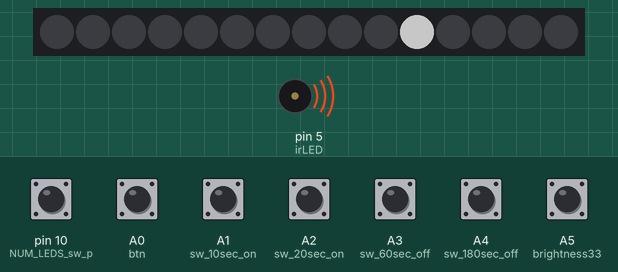
This sketch was run on a simulated Arduino Uno, built with avr-gcc and run on an emulated ATmega328P. On the bench: 15 RGB LEDs in strip order, left to right, buzzer (waves = sounding). Inputs (shaded band) come from the test bench; at power-on: A0 (btn), A1 (sw_10sec_on), A2 (sw_20sec_on), A3 (sw_60sec_off), A4 (sw_180sec_off), A5 (brightness33), pin 10 (NUM_LEDS_sw_p) HIGH. Dim RGB values are drawn brighter than linear.

Above: at 0.4 s.
At 1.6 s:
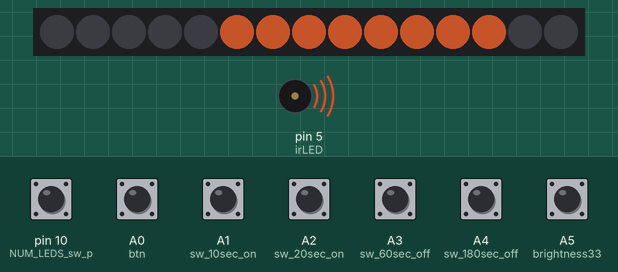
1.7 s: A0 (btn) pulled LOW for 3.2 s
At 2.7 s:
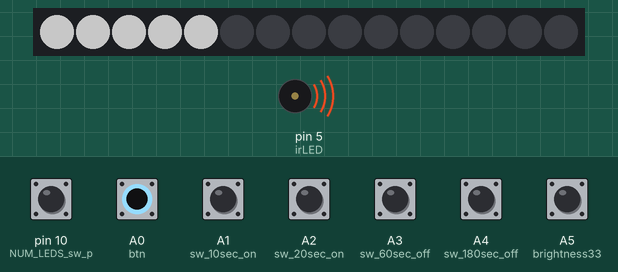

Measured:
- after the input at 1.7 s, the LEDs: change at once (image 2)

The sketch:

timer_LED_on_off_btn_ir.ino
```cpp
//C:\_wr\_Arduino\_3\Nixie\NixieTubeClock_DS3231_Arduino\NixieTubeClock_DS3231_Arduino git\NixieTubeClockArduino_Bro_M2\NixieTubeClockArduino_Bro_M2.ino

//TODO use multiple led arrays

//#define debug

uint16_t on_d=15000;
uint16_t off_d=120000;

//uint16_t on_d=15000;
//uint16_t off_d=60000;

#define btn				A0
#define  irLED			5 //optional if use IR Infrared Receiver (TL1838, TSOP...) instead of button
//optional switches (jumpers)
#define sw_10sec_on		A1
#define sw_20sec_on		A2
#define sw_60sec_off	A3
#define sw_180sec_off	A4
#define brightness33	A5

#include <FastLED.h>
#define DATA_PIN	4
#define NUM_LEDS	15
byte NUM_LEDS_now=15;
#define NUM_LEDS_sw_p	10  //default -- 15 LEDs (5 BG+10 signal), when sw -- 10 LEDs (5+5)

#define LEDs_BG_E 5 //{BG leds (5), signal LEDS - all last (10)}
CRGB leds[NUM_LEDS];

#define ttab	Serial.print("\t");

void setup() {
	#ifdef debug
	Serial.begin(115200);
	#endif

	pinMode (btn, INPUT_PULLUP);
	pinMode (sw_10sec_on, INPUT_PULLUP);
	pinMode (sw_20sec_on, INPUT_PULLUP);
	pinMode (sw_60sec_off, INPUT_PULLUP);
	pinMode (sw_180sec_off, INPUT_PULLUP);
	pinMode (brightness33, INPUT_PULLUP);
	pinMode (NUM_LEDS_sw_p, INPUT_PULLUP);

	delay(100);
	if(!digitalRead(sw_10sec_on))
		on_d=10000;
	if(!digitalRead(sw_20sec_on))
		on_d=20000;
	if(!digitalRead(sw_60sec_off))
		off_d=60000;
	if(!digitalRead(sw_180sec_off))
		off_d=180000;

	if(!digitalRead(NUM_LEDS_sw_p))
		NUM_LEDS_now=10;


	if(!digitalRead(brightness33))
		FastLED.setBrightness(33);
	else FastLED.setBrightness(99);

		#ifdef irLED
		pinMode (irLED, OUTPUT);
		tone(irLED,38000); //!! test freq
		#endif

		FastLED.addLeds<WS2812B,DATA_PIN,GRB>(leds, NUM_LEDS_now)
        .setCorrection( TypicalLEDStrip );

		for( byte i = 0; i < NUM_LEDS_now; i++) {
			leds[i]=CRGB::White;
			FastLED.show();
			delay(20);
			leds[i]=CRGB::Black;
	}

	FastLED.clear();
	FastLED.show();
}

long next_allow_btn_t=0;
long signal_t=0;
long off_t=-1;
bool bSignal=true;
bool bBG_light=false;
bool bAllowBtn=true;
void loop() {
	digitalWrite(LED_BUILTIN, !digitalRead(btn));

	#ifdef debug
	// Serial.print(millis()); Serial.print("\t sig:");
	// Serial.print(signal_t); Serial.print("\t");
	// Serial.print(millis()>signal_t ); Serial.print("\t off:");
	// Serial.print(off_t); Serial.print("\t");
	// Serial.print(millis()>off_t ); Serial.print("\t");
	// Serial.println();
	#endif

	if(millis()>signal_t) //show, anim signal (that allow to press btn
	{
		#ifdef irLED
		pinMode (irLED, OUTPUT);
		#endif
		signal_on();
	}
	if(off_t>-1 && millis()<off_t) //anim //?? compare negative namber fail
	{
		LED_on();
	}

	bAllowBtn=(bSignal|| bBG_light);

	if( bAllowBtn &&   !digitalRead(btn)) //read btn after signal or while backlight is active
	{
		LED_on();
		signal_off();
		off_t=millis()+on_d;
		signal_t=millis()+on_d+off_d;
	}

	if((off_t>-1 && millis()>off_t))// || off_t-millis()> off_d
	{
		#ifdef irLED
		pinMode (irLED, INPUT);
		#endif
		signal_t=millis()+off_d;
		LED_off();
		signal_off();
		off_t=-1;
	}

}
void signal_on()
{
	bSignal=true;

	// for( byte i = LEDs_BG_E; i < NUM_LEDS_now; i++) {
		// leds[i]=millis()/300%2?CRGB(255,255,122):CRGB::Black;
	// }

	for( byte i = LEDs_BG_E; i < NUM_LEDS_now; i++) {
		leds[i]=CRGB::Black;
	}
	int v=millis()%800;
	//for( byte i = constrain(map(v,0,800, NUM_LEDS_now, LEDs_BG_E),LEDs_BG_E, NUM_LEDS_now); i < NUM_LEDS_now; i++) { //reverse
	for( byte i = LEDs_BG_E; i < constrain(map(v,0,800, LEDs_BG_E, NUM_LEDS_now),LEDs_BG_E, NUM_LEDS_now); i++) {
		leds[i]=CRGB(255,0+millis()%800/6,millis()%800/12);
		// Serial.print(i); ttab
		// Serial.print(v); ttab
		// Serial.print(constrain(map(v,0,800, LEDs_BG_E, NUM_LEDS_now),LEDs_BG_E, NUM_LEDS_now)); ttab
		// Serial.println();
		//leds[i]=CRGB(255,0+millis()%800/8,millis()%800/16);
	}
	//Serial.println();Serial.println();
	FastLED.show();
}
void signal_off()
{
	bSignal=false;

	for( byte i = LEDs_BG_E; i < NUM_LEDS_now; i++) {
		leds[i]=CRGB::Black;
	}
	FastLED.show();
}
void LED_on()
{
	bBG_light=true;
	for( byte i = 0; i < LEDs_BG_E; i++) {
		//leds[i]=CRGB::White;
		uint16_t c=map(off_t-millis(), off_d,0, 1000,0);
		if(c>255)c=255;
		//else anim fade off
		leds[i]=CRGB(c,c,c);
	}
	FastLED.show();
}
void LED_off()
{
	bBG_light=false;
	for( byte i = 0; i < LEDs_BG_E; i++) {
		leds[i]=CRGB::Black;
	}
	FastLED.show();
}
```
